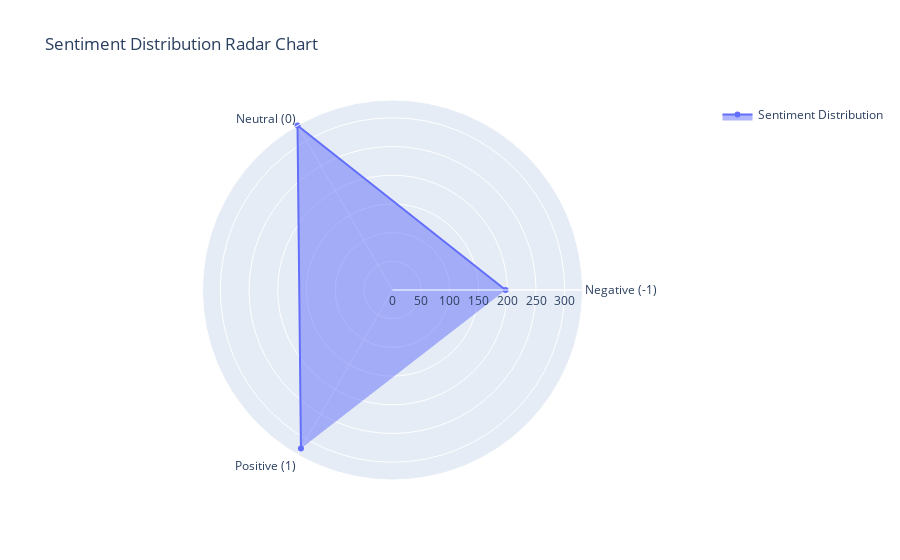

The cell this chart's notebook holds for it:
### Markdown cell above
### Overall Sentiment Distribution with Radar Chart

### Code cell
# Create a radar chart for sentiment distribution
import plotly.graph_objects as go

# Count sentiment values
sentiment_counts = X['sentiment'].value_counts().sort_index()

# Create radar chart
fig = go.Figure()

fig.add_trace(go.Scatterpolar(
    r=sentiment_counts.values,
    theta=['Negative (-1)', 'Neutral (0)', 'Positive (1)'],
    fill='toself',
    name='Sentiment Distribution'
))

fig.update_layout(
    polar=dict(
        radialaxis=dict(
            visible=True,
            range=[0, sentiment_counts.max()]
        )),
    showlegend=True,
    title="Sentiment Distribution Radar Chart"
)

fig.show()

# print out a table of the sentiment distribution
sentiment_distribution = X['sentiment'].value_counts().sort_index()
sentiment_distribution_df = pd.DataFrame(sentiment_distribution).reset_index()
sentiment_distribution_df.columns = ['Sentiment', 'Count']
sentiment_distribution_df

### Figure 1 — Plotly figure (JSON) as saved in the notebook; plotly's stock layout.template omitted (floating-point values rounded to 4 significant figures)
{"data": [{"fill": "toself", "name": "Sentiment Distribution", "r": [197, 331, 319], "theta": ["Negative (-1)", "Neutral (0)", "Positive (1)"], "type": "scatterpolar"}], "layout": {"polar": {"radialaxis": {"range": [0, 331], "visible": true}}, "showlegend": true, "title": {"text": "Sentiment Distribution Radar Chart"}}}
